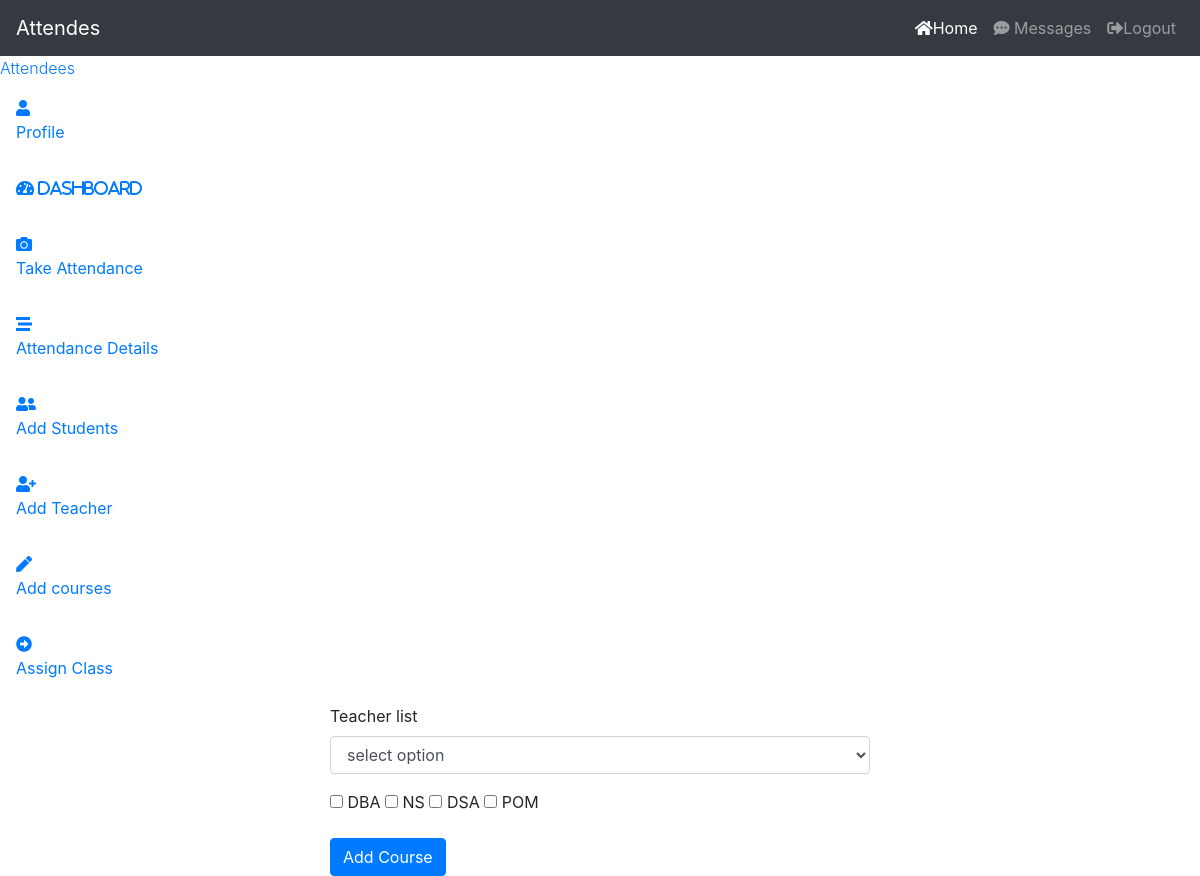
The app's page /account/assign/ (signed in), older data.
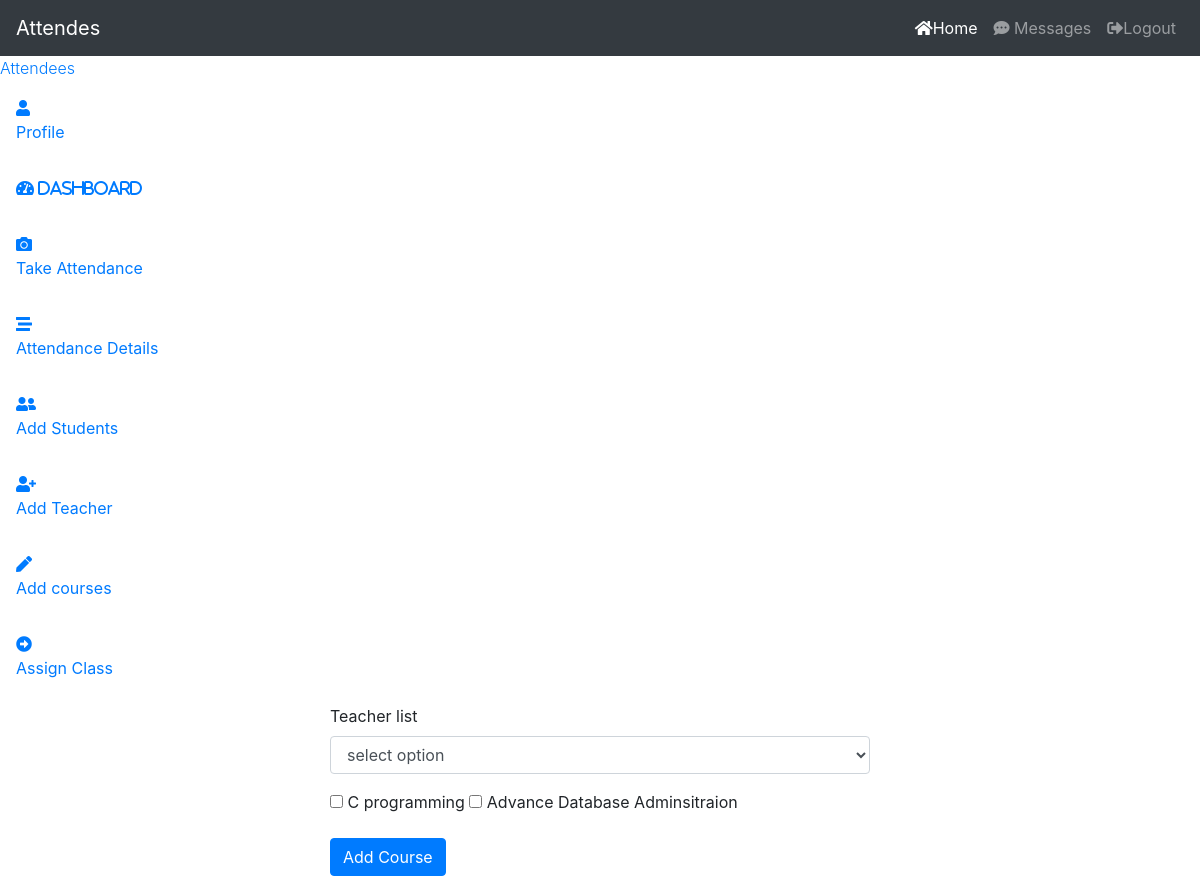
The same page, newer data.
### Account/models.py (models this page shows)
class Courses(models.Model):
    name = models.CharField(max_length=50)
    faculty = models.ForeignKey("Faculty", on_delete=models.CASCADE)
    def __str__(self):
        return self.name

### Account/views.py (the view)
# urls.py: path("assign/", views.Assign,name="assign"),
def Assign(request):
    teachers_list = TeacherEnrolled.objects.filter(college_admin=request.user).all()
    course_list = Courses.objects.all()
    context={
            "teachers" : teachers_list,
            "courses" : course_list
        }
    if request.user.role == 'ADMIN':
        if request.method=="POST":
            form_course = request.POST.get("coursename")
            form_teacher = request.POST.get("teacher")
            assigning = AssignCourse.objects.create(teacher=form_teacher)
            if assigning:
                add_course.course.add(form_course)
                context['message']= "Course assigned successfull"
                return render(request, "Account/assigncourse.html",context )
            else:
                context['message']="Cannot assing  course"
                return render(request, "Account/assigncourse.html",context )
        else:
            return render(request, "Account/assigncourse.html",context)

### Templates/Account/assigncourse.html (shortened to what this page needs)
{% include "Account/base.html" %}
{% load static %}
  <link rel="stylesheet" href="{% static 'plugins/fontawesome-free/css/all.min.css' %}">
  <link rel="stylesheet" href="{% static 'dist/css/main.css' %}">
  {% include 'Account/admin_navbar.html' %}
<body class="hold-transition sidebar-mini">
<div class="wrapper">
{% block content %}
<div class="content-wrapper">
    <div class="container">
  <div class="row justify-content-center">
    <div class="col-sm-6">
      <form method="POST" class="mx-auto"> {% csrf_token %}
        <div class="form-group">
            <label for="teacher">Teacher list </label>
            <select class="form-control" id="teacher" name="teacher">
                <option >select option </option>
            </select>
          </div>
          <div class="form-group">
            {% for course in courses %}
            <input type="checkbox" id="coursename" name="coursename">
            <label for="coursename">{{ course }} </label>
            {% endfor %}
          </div>
        <button type="submit" class="btn btn-primary">Add Course</button>
      </form>
    </div>
  </div>
</div>
</div>
{% endblock %}
</div>
</body>

### Templates/Account/base.html (shortened to what this page needs)
<!DOCTYPE html>
<html lang="en">
<head>
</head>
<body>
      <nav class="navbar navbar-default navbar-fixed-top navbar-expand-lg navbar-dark bg-dark ">
        <a class="navbar-brand" href="{% url 'home' %}">Attendes</a>
        <div class="collapse navbar-collapse" id="navbarNav">
          <ul class="navbar-nav ml-auto">
            {% if user.is_authenticated %}
              <li class="nav-item active">
                <a class="nav-link" href="{% url 'home' %}"><i class="fas fa-home"></i>Home</a>
              </li>
              <li class="nav-item">
                <a class="nav-link" href="{% url 'chat' %}"> <i class="fas fa-comment-dots"></i> Messages</a>
              </li>
              <li class="nav-item">
                <a class="nav-link" href="{% url 'logout' %}"><i class="fas fa-sign-out-alt"></i>Logout</a>
              </li>
            {% endif %}
          </ul>
        </div>
      </nav>
<link rel="stylesheet" href="https://cdn.jsdelivr.net/npm/bootstrap@4.3.1/dist/css/bootstrap.min.css">
</body>
</html>

### Templates/Account/admin_navbar.html (shortened to what this page needs)
<aside class="main-sidebar sidebar-dark-primary elevation-4">
    <a href="#" class="brand-link">
      <span class="brand-text font-weight-light">Attendees</span>
    </a>
      <nav class="mt-2">
        <ul class="nav nav-pills nav-sidebar flex-column" data-widget="treeview" role="menu" data-accordion="false">
          <li class="nav-item">
            <a href="{% url 'profile' %}" class="nav-link">
              <i class="nav-icon fas fa-user"></i>
              <p>
                Profile
              </p>
            </a>
          </li>
          <li class="nav-item">
            <a href="#" class="nav-link">
              <i class="nav-icon fas fa-tachometer-alt"> Dashboard</i>
            </a>
          </li>
          <li class="nav-item">
            <a href="{% url 'start' %}" class="nav-link">
              <i class="fas fa-camera"></i>
              <p>
                Take Attendance
              </p>
            </a>
          </li>
          <li class="nav-item">
            <a href="{% url 'details' %}" class="nav-link">
              <i class="fas fa-stream"></i>
              <p>
                Attendance Details
              </p>
            </a>
          </li>
          <li class="nav-item">
            <a href="{% url 'stdregister' %}" class="nav-link">
              <i class="fas fa-user-friends"></i>
              <p>
                Add Students
              </p>
            </a>
          </li>
          <li class="nav-item">
            <a href="{% url 'teacheregister' %}" class="nav-link">
              <i class="fas fa-user-plus"></i>
              <p>
                Add Teacher
              </p>
            </a>
          </li>
          <li class="nav-item">
            <a href="{% url 'addcourse' %}" class="nav-link">
              <i class="fas fa-pen"></i>
              <p>
                 Add courses
              </p>
            </a>
          </li>
          <li class="nav-item">
            <a href="{% url 'assign' %}" class="nav-link">
              <i class="fas fa-arrow-alt-circle-right"></i>
              <p>
                 Assign Class
              </p>
            </a>
          </li>
        </ul>
      </nav>
    </aside>

Row changes from the older to the newer data that the page shows:
removed Courses: name "DSA"
removed Courses: name "POM"
changed Courses: name "DBA" → "C programming"
changed Courses: name "NS" → "Advance Database Adminsitraion"
